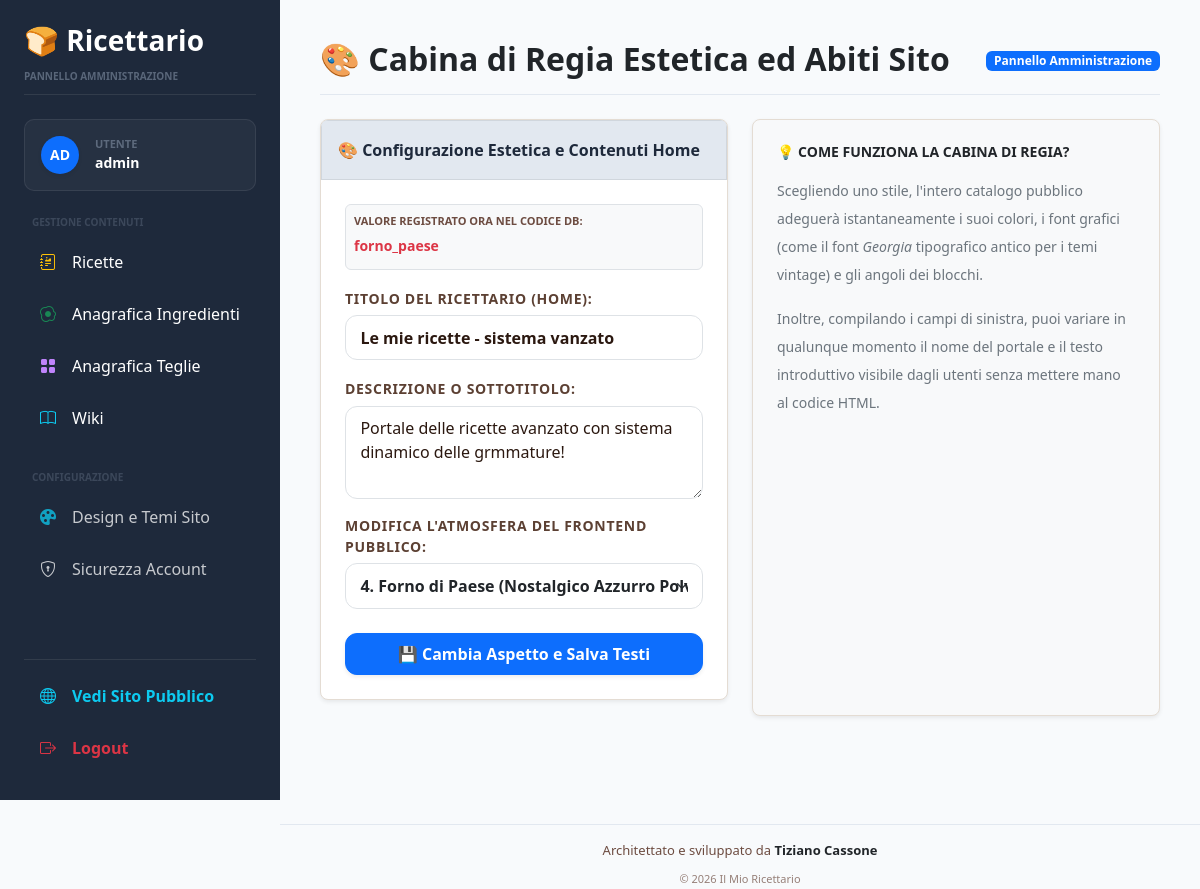
The app's page /admin/settings/theme (signed in), older data.
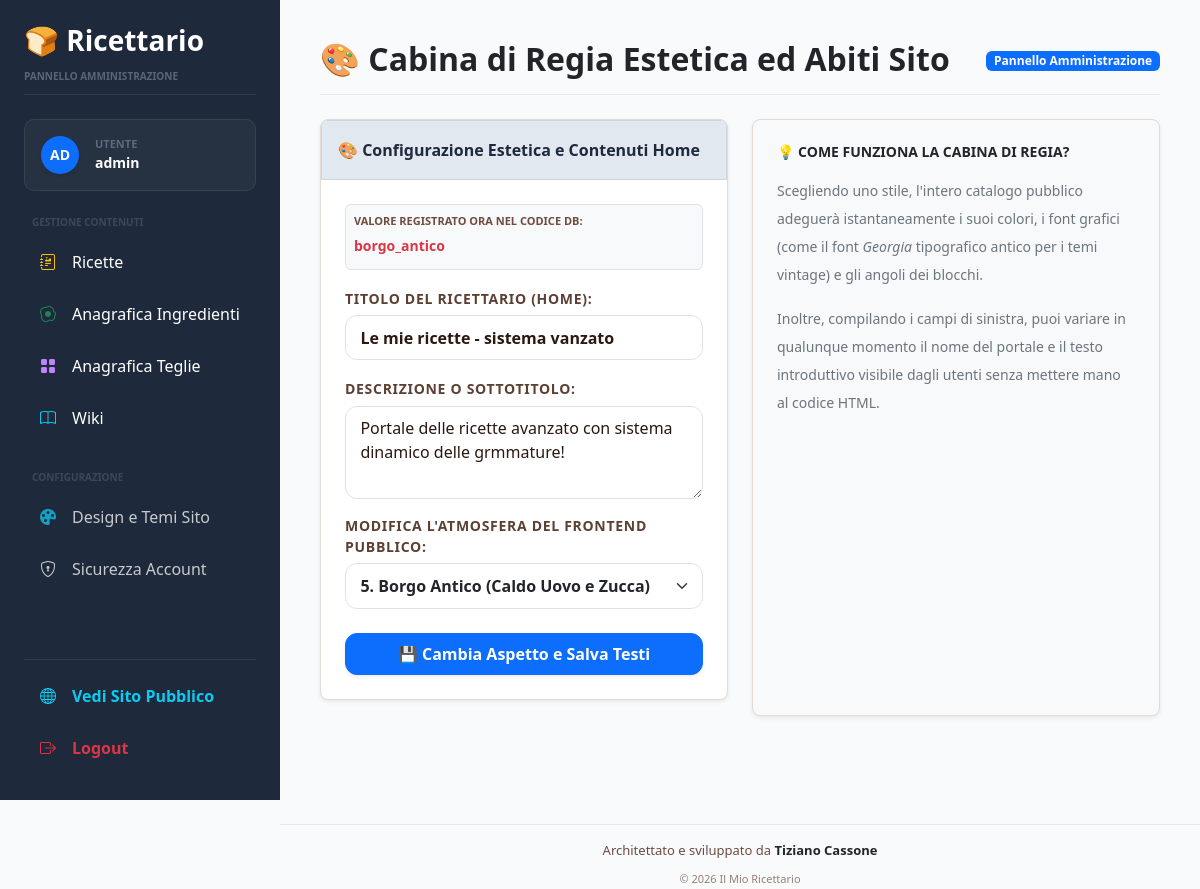
The same page, newer data.
### models/setting.py (models this page shows, shortened)
class Setting(db.Model):
    __tablename__ = "settings"
    id = db.Column(
        db.Integer,
        primary_key=True
    )
    fresh_to_dry_ratio = db.Column(
        db.Float,
        default=3.0
    )
    tangzhong_flour_percent = db.Column(
        db.Float,
        default=5.0
    )
    tangzhong_liquid_multiplier = db.Column(
        db.Float,
        default=5.0
    )
    site_name = db.Column(
        db.String(100),
        default="Il Mio Ricettario"
    )
    site_description = db.Column(
        db.Text,
        default="Esplora le nostre antiche formule bilanciate professionali."
    )
    default_unit = db.Column(
        db.String(20),
        default="g"
    )
    allow_public_recipes = db.Column(
        db.Boolean,
        default=True
    )
    theme_active = db.Column(
        db.String(50),
        default="modern"
    )

### routes/admin.py (the view, shortened to what this page needs)
@admin_bp.route("/settings/theme", methods=["GET", "POST"])
@login_required
def settings_theme():
    try:
        db.session.execute(db.text("ALTER TABLE settings ADD COLUMN theme_active VARCHAR(50) DEFAULT 'modern'"))
        db.session.commit()
    except Exception:
        db.session.rollback()
    try:
        db.session.execute(db.text("ALTER TABLE settings ADD COLUMN site_description TEXT"))
        db.session.commit()
    except Exception:
        db.session.rollback()
    setting = Setting.query.first()
    if not setting:
        setting = Setting(fresh_to_dry_ratio=3.0, theme_active="modern")
        db.session.add(setting)
        db.session.commit()
    setting = Setting.query.first()
    return render_template("admin/settings_theme.html", setting=setting)

### app.py (called while the page is built)
@login_manager.user_loader
def load_user(user_id):
    return db.session.get(
        User,
        int(user_id)
    )

@app.context_processor
def inject_global_settings():
    setting_record = Setting.query.order_by(Setting.id.desc()).first()
    return dict(
        settings_data=setting_record
    )

### templates/admin/settings_theme.html (shortened to what this page needs)
{% extends "base.html" %}
{% block page_title %}🎨 Cabina di Regia Estetica ed Abiti Sito{% endblock %}
{% block content %}
<div class="row g-4">
    <div class="col-lg-6">
        <div class="card shadow-sm border-0 bg-white rounded-3 mb-3">
            <div class="card-header bg-dark text-white fw-bold py-3">
                🎨 Configurazione Estetica e Contenuti Home
            </div>
            <div class="card-body p-4">
                <form method="post" action="{{ url_for('admin.settings_theme') }}">
                    <div class="mb-3 bg-light p-2 rounded border">
                        <span class="small text-muted fw-bold d-block" style="font-size: 11px;">VALORE REGISTRATO ORA NEL CODICE DB:</span>
                        <input type="text" class="form-control form-control-sm fw-bold text-danger border-0 bg-transparent p-0 shadow-none" value="{{ setting.theme_active if setting else 'Nessun record trovato' }}" readonly>
                    </div>
                    <div class="mb-3">
                        <label class="form-label fw-bold text-dark text-uppercase small">Titolo del Ricettario (Home):</label>
                        <input type="text" name="site_name" class="form-control fw-bold bg-white border shadow-none"
                               value="{{ setting.site_name if setting and setting.site_name else '' }}" placeholder="Es. L'Arte Bianca - Ricettario Dinamico">
                    </div>
                    <div class="mb-3">
                        <label class="form-label fw-bold text-dark text-uppercase small">Descrizione o Sottotitolo:</label>
                        <textarea name="site_description" class="form-control bg-white border shadow-none small" rows="3" placeholder="Es. Esplora le nostre antiche formule bilanciate... Built with love.">{{ setting.site_description if setting and setting.site_description else '' }}</textarea>
                    </div>
                    <div class="mb-4">
                        <label class="form-label fw-bold text-dark text-uppercase small">Modifica l'atmosfera del Frontend pubblico:</label>
                        <select name="theme_active" class="form-select form-select-md fw-bold text-dark bg-white border shadow-none">
                            <option value="forno_paese" {% if setting and setting.theme_active == 'forno_paese' %}selected="selected"{% endif %}>4. Forno di Paese (Nostalgico Azzurro Polvere e Ocra)</option>
                            <option value="borgo_antico" {% if setting and setting.theme_active == 'borgo_antico' %}selected="selected"{% endif %}>5. Borgo Antico (Caldo Uovo e Zucca)</option>
                        </select>
                    </div>
                    <div class="d-grid">
                        <button type="submit" class="btn btn-primary fw-bold py-2 shadow-sm">💾 Cambia Aspetto e Salva Testi</button>
                    </div>
                </form>
            </div>
        </div>
    </div>
    <div class="col-lg-6">
        <div class="card shadow-sm border-0 bg-light p-4 rounded-3 h-100">
            <h5 class="fw-bold mb-3 text-dark text-uppercase small">💡 Come funziona la cabina di regia?</h5>
            <p class="small text-secondary lh-lg mb-3">Scegliendo uno stile, l'intero catalogo pubblico adeguerà istantaneamente i suoi colori, i font grafici (come il font <em>Georgia</em> tipografico antico per i temi vintage) e gli angoli dei blocchi.</p>
            <p class="small text-secondary lh-lg">Inoltre, compilando i campi di sinistra, puoi variare in qualunque momento il nome del portale e il testo introduttivo visibile dagli utenti senza mettere mano al codice HTML.</p>
        </div>
    </div>
</div>
{% endblock %}

Row changes from the older to the newer data that the page shows:
changed Setting "Le mie ricette - sistema vanzato": theme_active "forno_paese" → "borgo_antico"; theme_active "4. Forno di Paese (Nostalgico Azzurro Polvere e Ocra)" → "5. Borgo Antico (Caldo Uovo e Zucca)"
